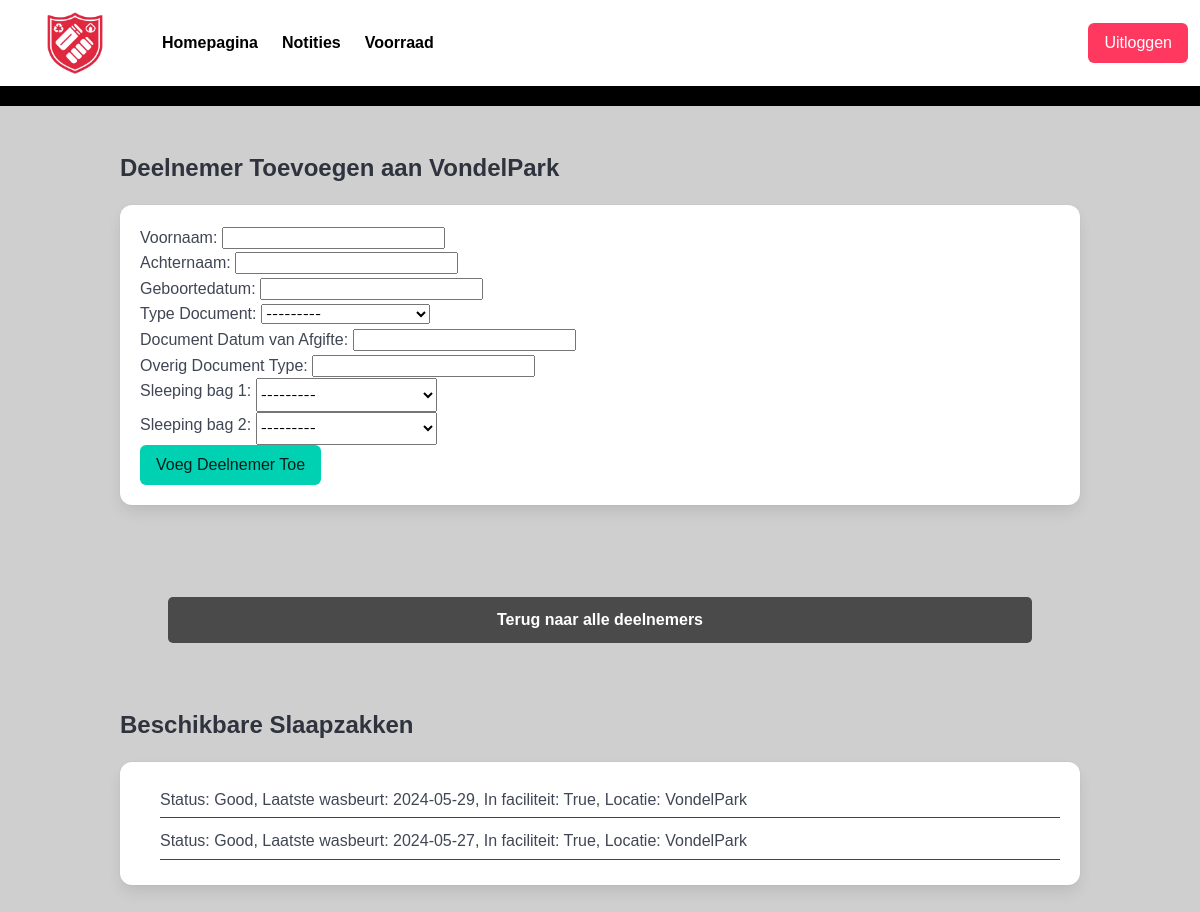
The page /participants/add/ (signed in) on the database its author committed.
### Location/models.py (models this page shows, shortened)
class Location(models.Model):
    name = models.CharField(max_length=250)
    max_capacity = models.IntegerField(validators=[MinValueValidator(0), MaxValueValidator(1000)])
    address = models.CharField(max_length=250)

### SleepingBag/models.py (models this page shows)
class SleepingBags(models.Model):
    status = models.CharField(choices=StatusChoice.choices, max_length=10, verbose_name="Status")
    is_washed = models.BooleanField(default=True, verbose_name="Is gewassen")
    date_of_received = models.DateField(auto_now_add=True, verbose_name="Datum van ontvangst")
    location = models.ForeignKey(Location, on_delete= models.SET_NULL, null=True)
    is_in_facility = models.BooleanField(default=True, verbose_name="Locatie")
    last_washing_cycle = models.DateField(auto_now=True,verbose_name="Laatst gewassen")
    linked_participant = models.ForeignKey(Participant, on_delete=models.SET_NULL, null=True, blank=True)

### Participant/views.py (the view)
# urls.py: path('add/', add_participant, name='add_participant'),
@login_required
def add_participant(request):
    if not request.user.employee.can_manage_participants:
        return redirect('landing_page')
    employee_location = request.user.employee.location
    available_sleeping_bags = SleepingBags.objects.filter(
        location=employee_location,
        linked_participant__isnull=True,
        is_in_facility=True
    )
    if request.method == 'POST':
        form = ParticipantForm2(request.POST, employee_location=employee_location)
        if Participant.objects.filter(registered_location=employee_location).count() >= 7:
            messages.error(request, f"Maximaal aantal deelnemers (7) bereikt voor {employee_location.name}.")
            return redirect('landing_page')
        if form.is_valid():
            participant = form.save()
            sleeping_bag_1 = form.cleaned_data['sleeping_bag_1']
            if sleeping_bag_1:
                sleeping_bag_1.linked_participant = participant
                sleeping_bag_1.is_in_facility = False
                sleeping_bag_1.save()
            sleeping_bag_2 = form.cleaned_data['sleeping_bag_2']
            if sleeping_bag_2:
                sleeping_bag_2.linked_participant = participant
                sleeping_bag_2.is_in_facility = False
                sleeping_bag_2.save()
            messages.success(request, 'Deelnemer succesvol toegevoegd!')
            return HttpResponseRedirect(reverse('participants:add_participant'))
        else:
           render(request, 'Participant/add_participant.html', {
        'form': form,
        "errors": form.errors,
        'available_sleeping_bags': available_sleeping_bags,
        'employee_location_name': request.user.employee.location.name,
    })
    else:
        form = ParticipantForm2(employee_location=employee_location)
    return render(request, 'Participant/add_participant.html', {
        'form': form,
        'available_sleeping_bags': available_sleeping_bags,
        'employee_location_name': request.user.employee.location.name,
    })

### Participant/templates/Participant/add_participant.html (shortened to what this page needs)
{% extends 'base.html' %}
{% block head %}
<link rel="stylesheet" href="https://cdn.jsdelivr.net/npm/flatpickr/dist/flatpickr.min.css">
{% endblock %}
{% block body %}
{% include "header.html" %}
<section class="section">
    <div class="container">
        <h3 class="title is-4">Deelnemer Toevoegen aan {{ employee_location_name }}</h3>
        <form method="post" class="box">
            {{ form.as_p }}
            <button type="submit" class="button is-primary">Voeg Deelnemer Toe</button>
        </form>
        <div class="section">
            <div class="container">
                <a href="{% url 'landing_page' %}" class="return-button">Terug naar alle deelnemers</a>
            </div>
        </div>
        <h3 class="title is-4">Beschikbare Slaapzakken</h3>
        <div class="box">
        <ul>
            {% for bag in available_sleeping_bags %}
                <li>
                    Status: {{ bag.status }},
                    Laatste wasbeurt: {{ bag.last_washing_cycle|date:"Y-m-d" }},
                    In faciliteit: {{ bag.is_in_facility }},
                    Locatie: {{ bag.location.name }}
                </li>
            {% empty %}
                <li>Geen beschikbare slaapzakken.</li>
            {% endfor %}
        </ul>
    </div>
</section>
{% endblock %}

### static/css/main.css (style rules this page uses)
:root { --primary-color: #3273dc; --secondary-color: #ff3860; --accent-color: #4a4a4a; --background-color: #f5f5f5; --text-color: #333; --border-radius: 8px; --box-shadow: 0 2px 4px rgba(0,0,0,0.1); --font-size-base: 1em; --font-size-small: 0.85em; --margin-bottom: 15px; }
h1, h2, h3 { color: rgb(0, 0, 0); font-size: 1.7em; margin-bottom: 25px; }
body { height: 100vh; background-color: #cfcfcf; font-family: 'Arial', sans-serif; width: 100%; max-width: 100%; overflow-x: hidden; line-height: 1.6; }
.return-button { margin-top: 20px; display: inline-block; padding: 10px 20px; background-color: var(--primary-color); color: #fff; border-radius: var(--border-radius); text-decoration: none; font-weight: bold; transition: background-color 0.2s; }
a { color: inherit; text-decoration: none; }
ul { padding-left: 20px; list-style-type: none; }
li { padding: 5px 0; border-bottom: 1px solid #444; margin-bottom: 5px; }
.return-button { display: block; width: auto; margin: 20px auto; padding: 10px 20px; background-color: #4a4a4a; color: white; text-align: center; border-radius: 5px; text-decoration: none; font-weight: bold; }

### rows shown on the page
Location: name "VondelPark"
SleepingBags: status "Good", last_washing_cycle "2024-05-29", is_in_facility "True", location.name "VondelPark"
SleepingBags: status "Good", last_washing_cycle "2024-05-27", is_in_facility "True", location.name "VondelPark"
